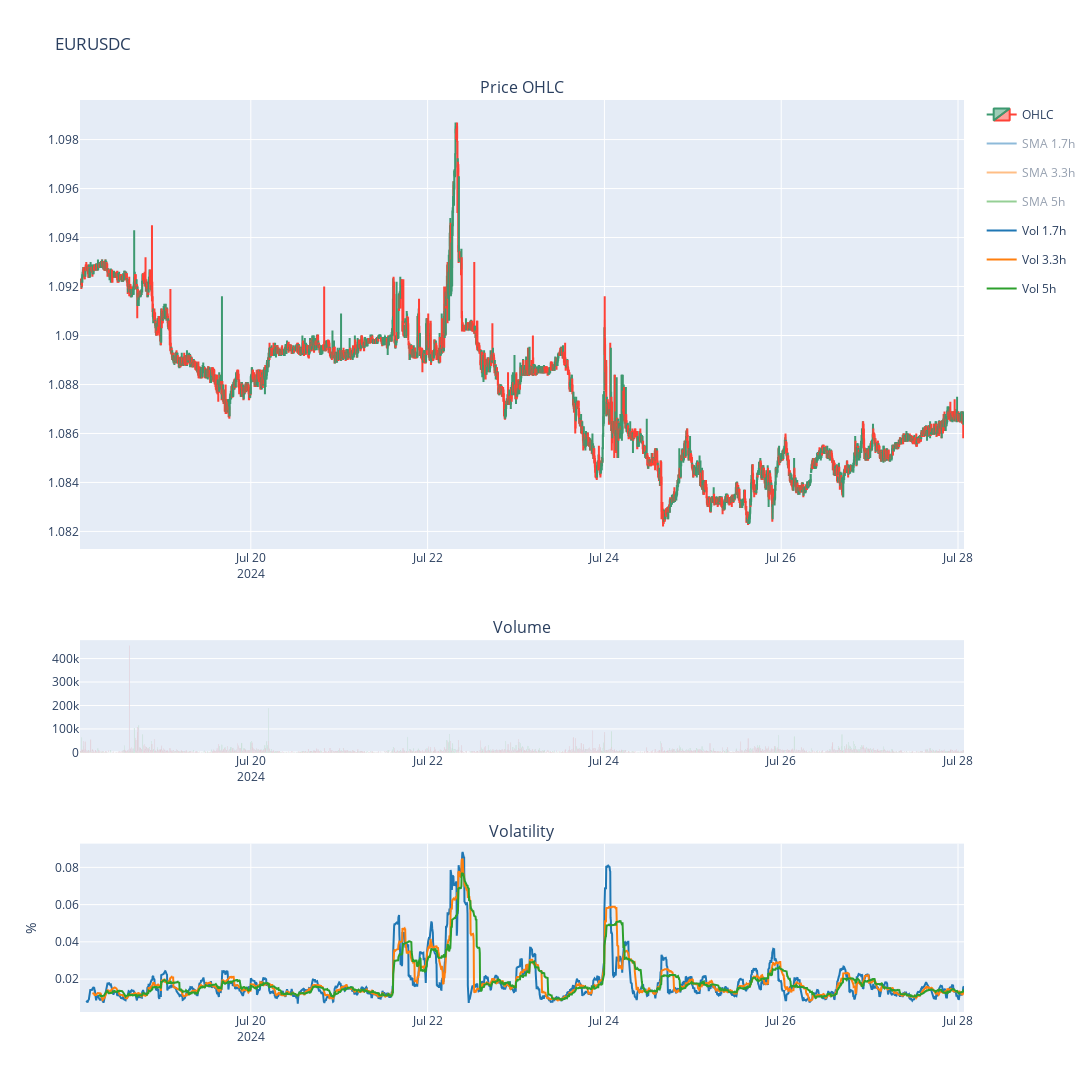

Notebook code cell kept with this figure:
### Code cell
symbol = 'EURUSDC'
binance = Binance()
df = binance.get_historical_instrument_price(symbol, interval='5m', start_str='10 Day ago')
plot_price_ohcl(df, symbol)

### Figure 1 — Plotly figure (JSON) as saved in the notebook; plotly's stock layout.template omitted (floating-point values rounded to 4 significant figures; data arrays with more than 128 entries replaced by an {"elided": "..."} marker saying what was removed)
{"data": [{"close": {"elided": "2880 float values"}, "high": {"elided": "2880 float values"}, "legendgroup": "OHCL", "low": {"elided": "2880 float values"}, "name": "OHLC", "open": {"elided": "2880 float values"}, "type": "candlestick", "x": {"elided": "2880 str values"}, "xaxis": "x", "yaxis": "y"}, {"legendgroup": "SMA 1.7h", "marker": {"color": "rgb(31, 119, 180)"}, "name": "SMA 1.7h", "type": "scatter", "visible": "legendonly", "x": {"elided": "2880 str values"}, "xaxis": "x", "y": {"elided": "2880 float values"}, "yaxis": "y"}, {"legendgroup": "SMA 3.3h", "marker": {"color": "rgb(255, 127, 14)"}, "name": "SMA 3.3h", "type": "scatter", "visible": "legendonly", "x": {"elided": "2880 str values"}, "xaxis": "x", "y": {"elided": "2880 float values"}, "yaxis": "y"}, {"legendgroup": "SMA 5h", "marker": {"color": "rgb(44, 160, 44)"}, "name": "SMA 5h", "type": "scatter", "visible": "legendonly", "x": {"elided": "2880 str values"}, "xaxis": "x", "y": {"elided": "2880 float values"}, "yaxis": "y"}, {"marker": {"color": "rgb(44, 160, 44)"}, "showlegend": false, "type": "bar", "x": {"elided": "1038 str values"}, "xaxis": "x2", "y": {"elided": "1038 float values"}, "yaxis": "y2"}, {"marker": {"color": "rgb(214, 39, 40)"}, "showlegend": false, "type": "bar", "x": {"elided": "1842 str values"}, "xaxis": "x2", "y": {"elided": "1842 float values"}, "yaxis": "y2"}, {"line": {"width": 2}, "marker": {"color": "rgb(31, 119, 180)"}, "name": "Vol 1.7h", "showlegend": true, "type": "scatter", "x": {"elided": "2880 str values"}, "xaxis": "x3", "y": {"elided": "2880 float values"}, "yaxis": "y3"}, {"line": {"width": 2}, "marker": {"color": "rgb(255, 127, 14)"}, "name": "Vol 3.3h", "showlegend": true, "type": "scatter", "x": {"elided": "2880 str values"}, "xaxis": "x3", "y": {"elided": "2880 float values"}, "yaxis": "y3"}, {"line": {"width": 2}, "marker": {"color": "rgb(44, 160, 44)"}, "name": "Vol 5h", "showlegend": true, "type": "scatter", "x": {"elided": "2880 str values"}, "xaxis": "x3", "y": {"elided": "2880 float values"}, "yaxis": "y3"}], "layout": {"annotations": [{"font": {"size": 16}, "showarrow": false, "text": "Price OHLC", "x": 0.5, "xanchor": "center", "xref": "paper", "y": 1, "yanchor": "bottom", "yref": "paper"}, {"font": {"size": 16}, "showarrow": false, "text": "Volume", "x": 0.5, "xanchor": "center", "xref": "paper", "y": 0.4077, "yanchor": "bottom", "yref": "paper"}, {"font": {"size": 16}, "showarrow": false, "text": "Volatility", "x": 0.5, "xanchor": "center", "xref": "paper", "y": 0.1846, "yanchor": "bottom", "yref": "paper"}], "height": 1200, "hovermode": "x", "title": {"text": "EURUSDC"}, "width": 1500, "xaxis": {"anchor": "y", "domain": [0, 1], "matches": "x3", "rangeslider": {"visible": false}, "showticklabels": true}, "xaxis2": {"anchor": "y2", "domain": [0, 1], "matches": "x3", "showticklabels": true}, "xaxis3": {"anchor": "y3", "domain": [0, 1]}, "yaxis": {"anchor": "x", "domain": [0.5077, 1]}, "yaxis2": {"anchor": "x2", "domain": [0.2846, 0.4077]}, "yaxis3": {"anchor": "x3", "domain": [0, 0.1846], "title": {"text": "%"}}}}
